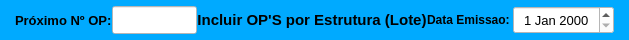
     <widget class="QWidget" name="widget_cabecalho" native="true">
      <property name="minimumSize">
       <size>
        <width>0</width>
        <height>40</height>
       </size>
      </property>
      <property name="maximumSize">
       <size>
        <width>16777215</width>
        <height>40</height>
       </size>
      </property>
      <property name="styleSheet">
       <string notr="true">background-color: rgb(0, 170, 255);</string>
      </property>
      <layout class="QHBoxLayout" name="horizontalLayout">
       <property name="spacing">
        <number>0</number>
       </property>
       <property name="leftMargin">
        <number>15</number>
       </property>
       <property name="topMargin">
        <number>6</number>
       </property>
       <property name="rightMargin">
        <number>15</number>
       </property>
       <property name="bottomMargin">
        <number>6</number>
       </property>
       <item>
        <widget class="QLabel" name="label_9">
         <property name="sizePolicy">
          <sizepolicy hsizetype="Preferred" vsizetype="Preferred">
           <horstretch>0</horstretch>
           <verstretch>0</verstretch>
          </sizepolicy>
         </property>
         <property name="minimumSize">
          <size>
           <width>0</width>
           <height>0</height>
          </size>
         </property>
         <property name="maximumSize">
          <size>
           <width>100</width>
           <height>16777215</height>
          </size>
         </property>
         <property name="font">
          <font>
           <pointsize>10</pointsize>
           <weight>75</weight>
           <bold>true</bold>
          </font>
         </property>
         <property name="text">
          <string>Próximo Nº OP:</string>
         </property>
         <property name="alignment">
          <set>Qt::AlignLeading|Qt::AlignLeft|Qt::AlignVCenter</set>
         </property>
        </widget>
       </item>
       <item>
        <widget class="QLineEdit" name="line_NumOP">
         <property name="sizePolicy">
          <sizepolicy hsizetype="Preferred" vsizetype="Preferred">
           <horstretch>0</horstretch>
           <verstretch>0</verstretch>
          </sizepolicy>
         </property>
         <property name="minimumSize">
          <size>
           <width>0</width>
           <height>0</height>
          </size>
         </property>
         <property name="maximumSize">
          <size>
           <width>85</width>
           <height>16777215</height>
          </size>
         </property>
         <property name="font">
          <font>
           <pointsize>11</pointsize>
          </font>
         </property>
         <property name="styleSheet">
          <string notr="true">background-color: rgb(255, 255, 255);</string>
         </property>
         <property name="alignment">
          <set>Qt::AlignCenter</set>
         </property>
        </widget>
       </item>
       <item>
        <widget class="QLabel" name="label_13">
         <property name="sizePolicy">
          <sizepolicy hsizetype="Preferred" vsizetype="Preferred">
           <horstretch>0</horstretch>
           <verstretch>0</verstretch>
          </sizepolicy>
         </property>
         <property name="minimumSize">
          <size>
           <width>0</width>
           <height>0</height>
          </size>
         </property>
         <property name="font">
          <font>
           <pointsize>11</pointsize>
           <weight>75</weight>
           <bold>true</bold>
          </font>
         </property>
         <property name="text">
          <string>Incluir OP'S por Estrutura (Lote)</string>
         </property>
         <property name="alignment">
          <set>Qt::AlignCenter</set>
         </property>
        </widget>
       </item>
       <item>
        <widget class="QLabel" name="label_11">
         <property name="sizePolicy">
          <sizepolicy hsizetype="Preferred" vsizetype="Preferred">
           <horstretch>0</horstretch>
           <verstretch>0</verstretch>
          </sizepolicy>
         </property>
         <property name="minimumSize">
          <size>
           <width>0</width>
           <height>0</height>
          </size>
         </property>
         <property name="maximumSize">
          <size>
           <width>100</width>
           <height>16777215</height>
          </size>
         </property>
         <property name="font">
          <font>
           <pointsize>9</pointsize>
           <weight>75</weight>
           <bold>true</bold>
          </font>
         </property>
         <property name="text">
          <string>Data Emissao: </string>
         </property>
         <property name="alignment">
          <set>Qt::AlignRight|Qt::AlignTrailing|Qt::AlignVCenter</set>
         </property>
        </widget>
       </item>
       <item>
        <widget class="QDateEdit" name="date_Emissao">
         <property name="sizePolicy">
          <sizepolicy hsizetype="Preferred" vsizetype="Preferred">
           <horstretch>0</horstretch>
           <verstretch>0</verstretch>
          </sizepolicy>
         </property>
         <property name="minimumSize">
          <size>
           <width>0</width>
           <height>0</height>
          </size>
         </property>
         <property name="maximumSize">
          <size>
           <width>101</width>
           <height>16777215</height>
          </size>
         </property>
         <property name="font">
          <font>
           <pointsize>10</pointsize>
          </font>
         </property>
         <property name="styleSheet">
          <string notr="true">background-color: rgb(255, 255, 255);</string>
         </property>
         <property name="alignment">
          <set>Qt::AlignCenter</set>
         </property>
        </widget>
       </item>
      </layout>
     </widget>
